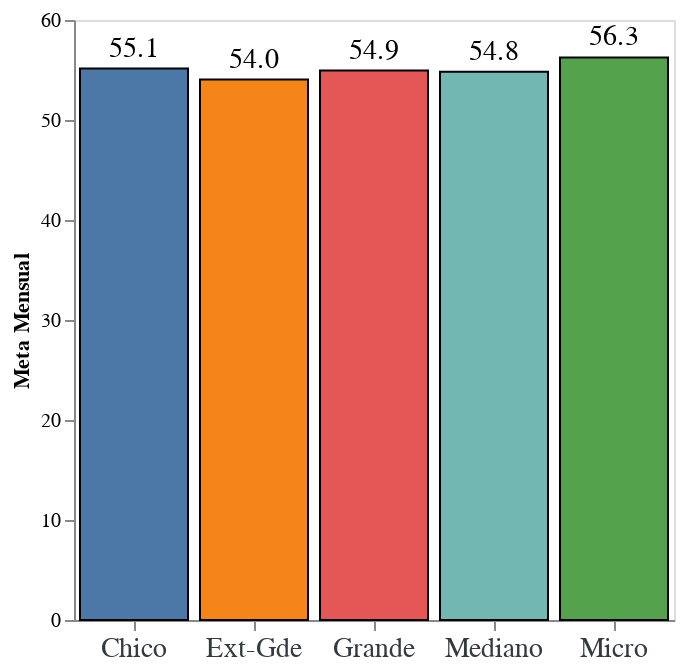

The code cell stored with this chart in its notebook:
### Code cell
bars = alt.Chart(tamaño_meta).mark_bar(stroke = "black").encode(
    x= alt.X("tamaño:O", 
        title="",
        axis = alt.Axis(labelAngle=0, labelFontSize=14, labelColor= "#343a40", labelFont="Arial") ),    
    tooltip = [alt.Tooltip('tamaño', title = 'Tamaño' ), alt.Tooltip ('meta mensual:O',title = 'Meta Mensual', format = ".4s" )],
    color=alt.Color(field="tamaño", type="nominal",legend=None ),
    y= alt.Y("meta mensual:Q", 
        title = "Meta Mensual", 
        axis = alt.Axis( grid = False, )),
 )

text = bars.mark_text(
    dy=-10,
    size=14,
    fill = "black",
).encode(text= alt.Text('meta mensual:Q', format = ".3s"))

g_meta = (bars + text).properties(
    width = 300,
)
g_meta

### Figure 1 — Vega-Lite specification as saved in the notebook (floating-point values rounded to 4 significant figures)
{"config": {"view": {"continuousWidth": 400, "continuousHeight": 300}}, "layer": [{"mark": {"type": "bar", "stroke": "black"}, "encoding": {"color": {"field": "tamaño", "legend": null, "type": "nominal"}, "tooltip": [{"field": "tamaño", "title": "Tamaño", "type": "nominal"}, {"field": "meta mensual", "format": ".4s", "title": "Meta Mensual", "type": "ordinal"}], "x": {"axis": {"labelAngle": 0, "labelColor": "#343a40", "labelFont": "Arial", "labelFontSize": 14}, "field": "tamaño", "title": "", "type": "ordinal"}, "y": {"axis": {"grid": false}, "field": "meta mensual", "title": "Meta Mensual", "type": "quantitative"}}}, {"mark": {"type": "text", "dy": -10, "fill": "black", "size": 14}, "encoding": {"color": {"field": "tamaño", "legend": null, "type": "nominal"}, "text": {"field": "meta mensual", "format": ".3s", "type": "quantitative"}, "tooltip": [{"field": "tamaño", "title": "Tamaño", "type": "nominal"}, {"field": "meta mensual", "format": ".4s", "title": "Meta Mensual", "type": "ordinal"}], "x": {"axis": {"labelAngle": 0, "labelColor": "#343a40", "labelFont": "Arial", "labelFontSize": 14}, "field": "tamaño", "title": "", "type": "ordinal"}, "y": {"axis": {"grid": false}, "field": "meta mensual", "title": "Meta Mensual", "type": "quantitative"}}}], "data": {"name": "data-1edb452eb93bd2ce6e8067335656104c"}, "width": 300, "$schema": "https://vega.github.io/schema/vega-lite/v4.17.0.json", "datasets": {"data-1edb452eb93bd2ce6e8067335656104c": [{"tamaño": "Chico", "meta mensual": 55.14}, {"tamaño": "Ext-Gde", "meta mensual": 54.05}, {"tamaño": "Grande", "meta mensual": 54.95}, {"tamaño": "Mediano", "meta mensual": 54.83}, {"tamaño": "Micro", "meta mensual": 56.26}]}}
